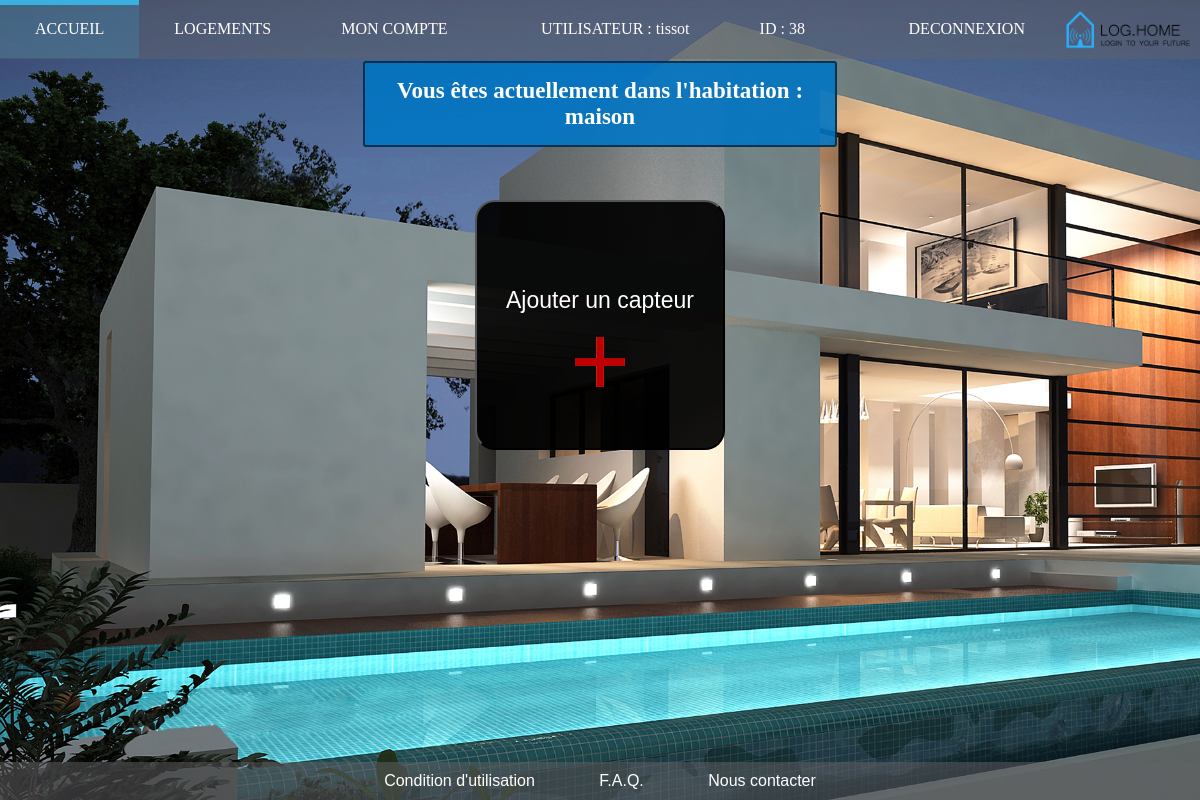
/controleur/Page_Pieces.php?cible=14 (signed in), run on an earlier commit of the app's database.
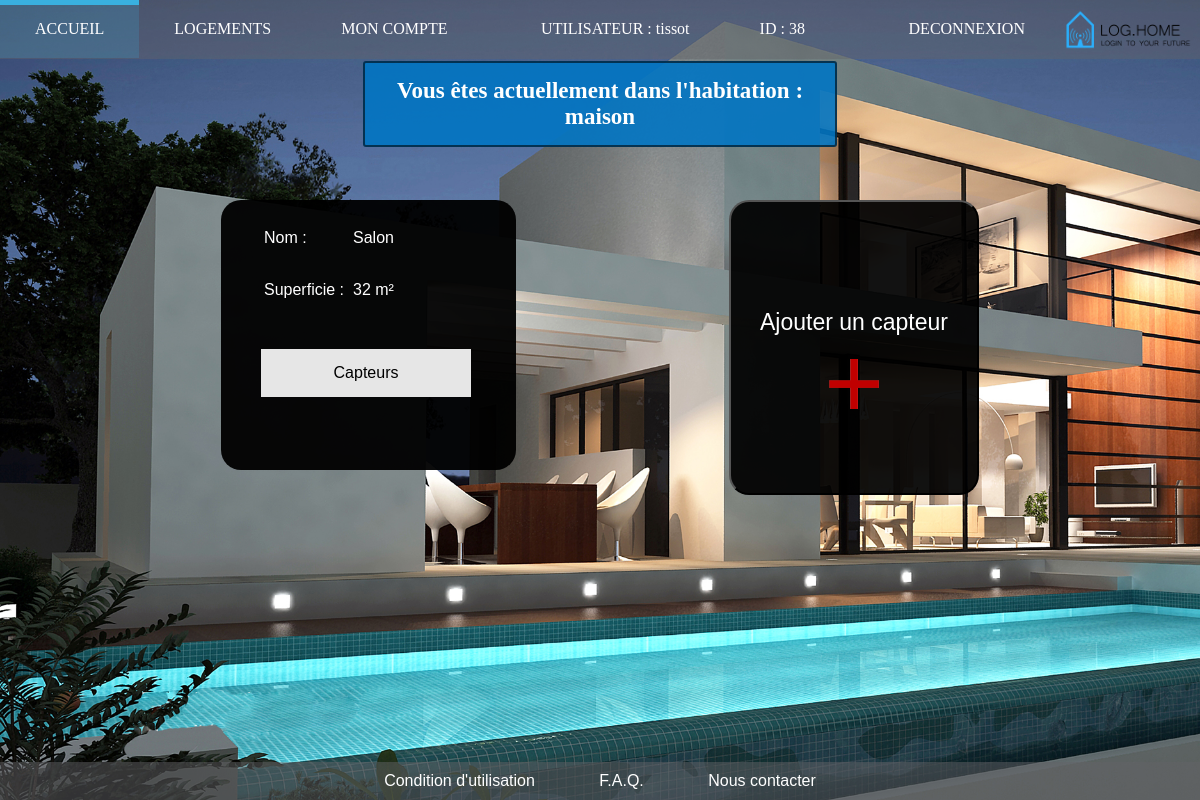
And on a later commit of the database.
### tables this page shows
CREATE TABLE IF NOT EXISTS `maison` (
  `ID` int(11) NOT NULL AUTO_INCREMENT,
  `ID_user` int(11) NOT NULL,
  `adresse` text NOT NULL,
  `Street` text NOT NULL,
  `Postal` int(4) NOT NULL,
  `superficie` int(11) NOT NULL,
  `nom` text NOT NULL,
  `City` text NOT NULL,
  PRIMARY KEY (`ID`)
);

CREATE TABLE IF NOT EXISTS `pieces` (
  `ID` int(11) NOT NULL AUTO_INCREMENT,
  `ID_maison` int(11) NOT NULL,
  `Nom` text NOT NULL,
  `Superficie` int(11) NOT NULL,
  PRIMARY KEY (`ID`)
);

### modele/Recherches_pieces.php (called while the page is built)
<?php
try
    {
    $bdd = new PDO('mysql:host=localhost;dbname=users;charset=utf8', 'root', '');
    }
    catch(Exception $e)
    {
    die('Erreur : '.$e->getMessage());
    }
 $pieces = $bdd->prepare('SELECT * FROM pieces WHERE ID_maison=?');
 $pieces-> execute(array($_GET['cible']));

### controleur/Page_Pieces.php (the view, shortened to what this page needs)
<?php
include('../modele/Recherches_pieces.php');
$bdd=appel_bdd();
include('../vue/frequent/menu.php');
include('../vue/Pieces.php');
include('../vue/frequent/footer.php');
function bdd_maisons($pieces){
  while($Dif_pieces=$pieces->fetch()){?>
    <div class="salon">
      <ul>
        <table class='informations'>
          <tr>
            <td class='label1'> Nom : </td>
            <td> <?php echo htmlspecialchars($Dif_pieces['Nom']);?> </td>
          </tr>
          <tr>
            <td class='label2'> Superficie :</td>
            <td> <?php echo htmlspecialchars($Dif_pieces['Superficie']).' m²';?> </td>
       </table>
        <a class="capteurs" href="../controleur/Page_capteurs.php?cible=<?php echo $Dif_pieces['ID']?>">Capteurs</a></li>
  </ul>
   </div><?php
  }
}
?>

### vue/frequent/menu.php (shortened to what this page needs)
<html>
<head>
  <link rel='stylesheet' href='../vue/frequent/menu.css'>
</head>
<div class="Menu">
  <body>
    <nav>
      <ul>
        <div>
          <?php
          $path = $_SERVER['PHP_SELF'];
          $file = basename ($path);
          if ($file != "accueil.php")
            echo "<li class=\"menu-main\"><a href=\"../index.php?cible=accueil\">ACCUEIL</a></li>";
          if (!empty($_SESSION['id_user']))
          {?>
            <li class="menu-main"><a href="../index.php?cible=Page_logement">LOGEMENTS</a>
              <ul class="submenu">
                <?php while ($donnees = $reponse->fetch())
                echo "</ul></li>";
          }
          else
          { ?>
            <li class="menu-main"><a href="../index.php?cible=Page_connexion">LOGEMENTS</a>
            </li>
          <?php
          } ?>
          <?php
              if(isset($_SESSION['id_user'])){ ?>
            <li class="menu-main"><a href="#">MON COMPTE</a>
            </li>
              <?php
              }
              else
              { ?>
                <li class="menu-main"><a href="../index.php?cible=Page_connexion">MON COMPTE</a>
                </li>
                <?php
              } ?>
        </div>
        <div>
          <?php
              if(!empty($_SESSION['id_user']))
               {?>
                  <li >
            <?php
                   echo  '<p class=\'utilisateur\' >UTILISATEUR : ' . $_SESSION['Nom'].'</p>';?>
                   </li>
                   <li>
                   <?php
                   echo  '<p class=\'id\'> ID : '. $_SESSION['id_user'].'</p>';?>
                 </li>
              <?php   } ?>
        </div>
        <div>
          <li class="menu-main">
          <?php if($_SESSION == array())
          {
            echo '<a href="../index.php?cible=Page_connexion">CONNEXION</a>';
          }
          else
          {
            echo '<a href="../index.php?cible=deconnexion">DECONNEXION</a>';
          } ?>
          </li>
          <img id="logo" src="../images/Logo.png" alt="Logo de Log.home" />
        </div>
      </ul>
    </nav>
  </body>
</div>
</html>

### vue/Pieces.php (shortened to what this page needs)
<!DOCTYPE html>
<html>
    <head>
        <link rel='stylesheet' href='../vue/Pieces.css'>
    </head>
    <body>
    <div class="wrapper">
        <div class="maison" id=conteneur>
          <?php $nom_de_la_maison = $bdd->query('SELECT nom FROM maison WHERE ID_user=\''.$_SESSION['id_user'].'\' AND ID=\''.$_GET['cible'].'\'' );
                $nom_maison = $nom_de_la_maison->fetch(); ?>
          <div class='conteneur_nom_maison'>
                <p class='nom_maison'><?php echo 'Vous êtes actuellement dans l\'habitation : '.$nom_maison['nom']; ?></P>
          </div>
          <?php
           bdd_maisons($pieces); ?>
          <button id="myBtn" class="ajouter_une_piece"><p>Ajouter un capteur</p><img id="plus_rouge" src="../images/plus_rouge.png" alt="plus_rouge" /></button>
        </div>
    </div>
      </body>
    </html>

### vue/frequent/footer.php (shortened to what this page needs)
<html>
<footer>
        <link rel='stylesheet' href='../vue/frequent/footer.css'/>
    <div class="footer">
        <nav>
        <ul>
            <li><a href="../index?cible=page_legal_and_privacy">Condition d'utilisation</a></li>
            <li><a href="../index?cible=page_faq">F.A.Q.</a></li>
            <li><a href="../index?cible=page_contact_us">Nous contacter</a></li>
        </ul>
        </nav>
    </div>
</footer>
</html>

### vue/frequent/menu.css (style rules this page uses)
.Menu { position: absolute; top: 0px; left: 0px; right: 0px; }
.Menu nav { width: 100%; background-color: #6464686e; }
.Menu nav ul { display: flex; justify-content: space-between; align-items: center; margin: 0px; padding: 0px; }
.Menu nav ul div { display: flex; justify-content: center; align-items: flex-start; }
.Menu nav li { list-style-type: none; text-align: center; }
.Menu nav ul li { display: inline-block; position: relative; padding-left: 5px; padding-right: 5px; }
.Menu nav a { display: inline-block; text-decoration: none; }
.Menu nav ul li a { padding: 20px 30px; color: #FFF; }
.utilisateur { color: white; }
.id { color: white; margin-left: 60px; }
#logo { height: auto; width: 140px; }

### vue/Pieces.css (style rules this page uses)
.wrapper { margin-bottom: 90px; }
body { background: url("../images/maison11.jpg"); background-size: cover; background-repeat: no-repeat; background-attachment: fixed; }
#conteneur { display: flex; }
.conteneur_nom_maison { margin-left: 30%; margin-right: 30%; padding-top: 30px; padding-bottom: 30px; }
.maison .nom_maison { font-size: 23px; font-weight: bolder; margin-right: auto; margin-left: auto; background-color: rgba(0, 117, 196, 0.89); border-radius: 3px; border: 2px solid rgba(0, 0, 0, 0.568); padding:15px; color: white; text-align: center; }
.maison a { display: inline-block; text-decoration: none; color: rgb(0, 0, 0); }
.maison { display: flex; flex-direction: row; justify-content: space-evenly; flex-wrap : wrap }
.salon .informations { text-align: left; color: #FFF; }
.salon .informations td { vertical-align: baseline; }
.salon .informations tr .label1 { width : 80px; height: 50px; }
.salon .informations tr .label2 { width: 85px; height: 50px; }
.salon { border-radius: 20px; padding-right: 45px; padding-top: 10px; padding-bottom:10px; font-family: sans-serif, monospace, serif; background-color: rgba(0, 0, 0, 0.952); width: 20%; min-width: 250px; min-height: 250px; margin-bottom:25px; }
.salon .capteurs { text-align: center; width: 100%; background-color:rgb(230,230,230); margin-top: 15px; padding: 15px 0px 15px; }
.ajouter_une_piece { border-radius: 20px; color: #FFF; font-size: 23px; background-color: rgba(0,0,0,0.93); width: 20%; min-width: 250px; min-height: 250px; }
#plus_rouge { width: 50px; height: 50px; margin-left: auto; margin-right: auto; }

### vue/frequent/footer.css (style rules this page uses)
footer { position: fixed; bottom: 0; left: 0; right: 0; }
footer div { text-align:center; display:flex; justify-content: space-around; font-family: Verdana, Calibri, sans-serif; margin: 0px; padding: 0px; }
footer nav { width: 100%; background-color: #64646881; padding-bottom: 10px; padding-top: 10px; }
footer nav li { list-style-type: none; text-align: center; display:inline; padding-left: 30px; padding-right: 30px; padding-bottom: 10px; padding-top: 5px; }
footer nav a { display: inline-block; text-decoration: none; }
footer nav ul { margin: 0px; padding: 0px; }
footer nav ul li a { color: #FFF; }

What changed in the data, as far as the page shows it:
added pieces: Nom "Salon", Superficie "32"
